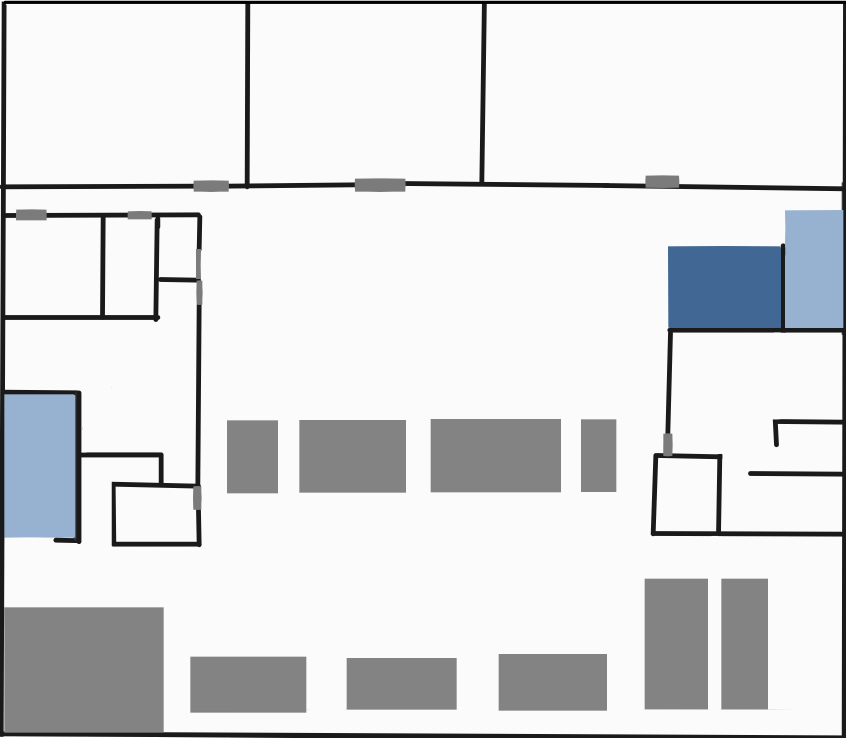
#> input picture basement2.png, 2538 x 2213 px (shown at 1/3 size)
$ python ImgToArray.py
#> lines starting #> are read from the running program, lines starting #| are printed output that depends on the picture; after the words box and inside, x2 and y2 are one past the last pixel; in counts of white or black regions, pixels touching at a corner belong together
from PIL import Image
from PIL import ImageOps
import numpy as np

bwImage = Image.open("basement2.png")
#> bwImage is the input picture: PIL image 2538x2213 RGBA; mean R, G, B, A 219.6, 220.9, 222.4, 252.1
threshold = 150
bwImage = bwImage.point(lambda p: p > threshold and 255)
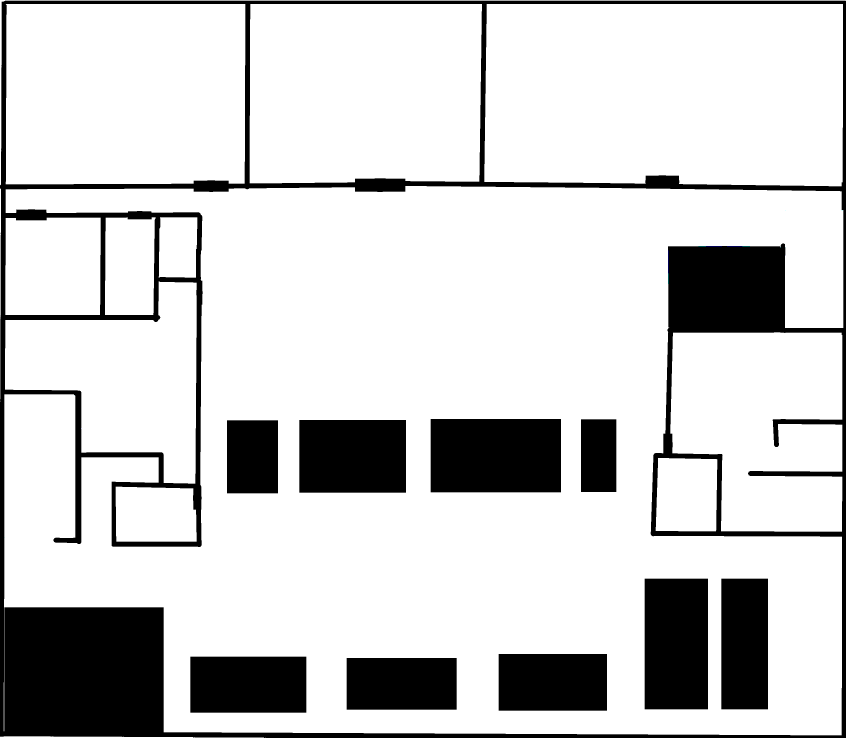
#> bwImage: PIL image 2538x2213 RGBA (shown at 1/3 size); mean R, G, B, A 206.9, 206.9, 206.9, 254.5; transparent parts drawn white
bwImage = bwImage.convert(mode="1", dither=Image.NONE)
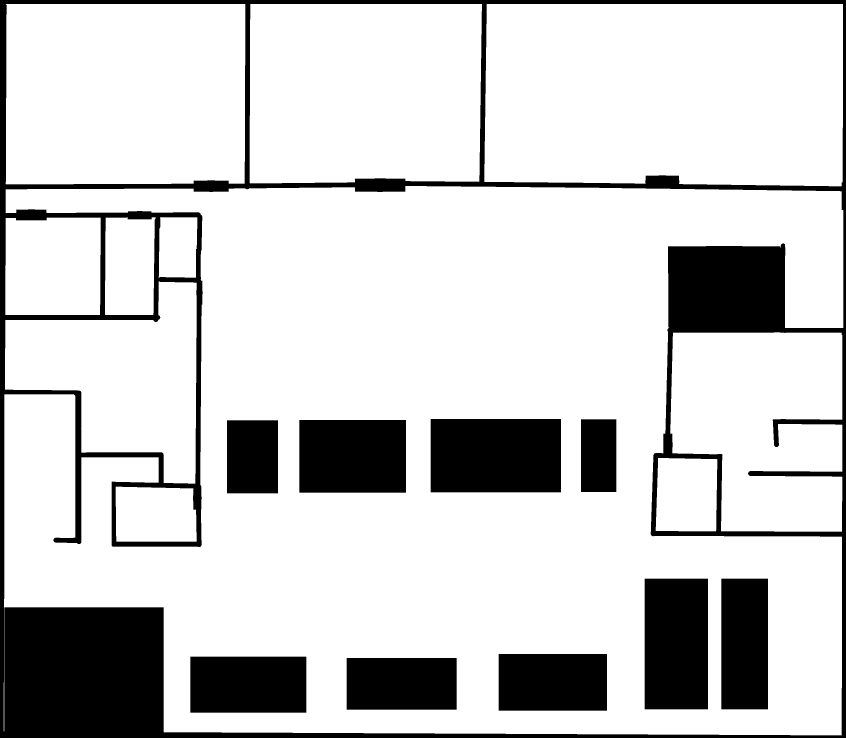
#> bwImage: PIL image 2538x2213 1 (shown at 1/3 size); 81.2% white; 10 black regions, largest, box (x1, y1, x2, y2) and area: (0, 0, 2538, 2213) 552004, (1292, 1257, 1683, 1477) 86020, (1934, 1736, 2124, 2128) 74480
bwImage = bwImage.resize((bwImage.width//10, bwImage.height//10),  Image.LANCZOS)
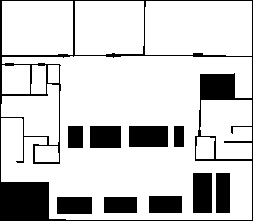
#> bwImage: PIL image 253x221 1; 81.2% white; 10 black regions, largest, box (x1, y1, x2, y2) and area: (0, 0, 253, 221) 5467, (129, 126, 168, 147) 819, (193, 173, 212, 213) 760
bwImage = ImageOps.invert(bwImage)
bwImage.save('test.png')
array = np.array(bwImage, dtype=np.uint8)

#print(array)

f = open("output.txt", 'w')
f.write('[')
for x in array:
    f.write('[')
    for y in x:
        f.write(str(y) + ',')
    f.write('],')

f.write(']')
f.close()
